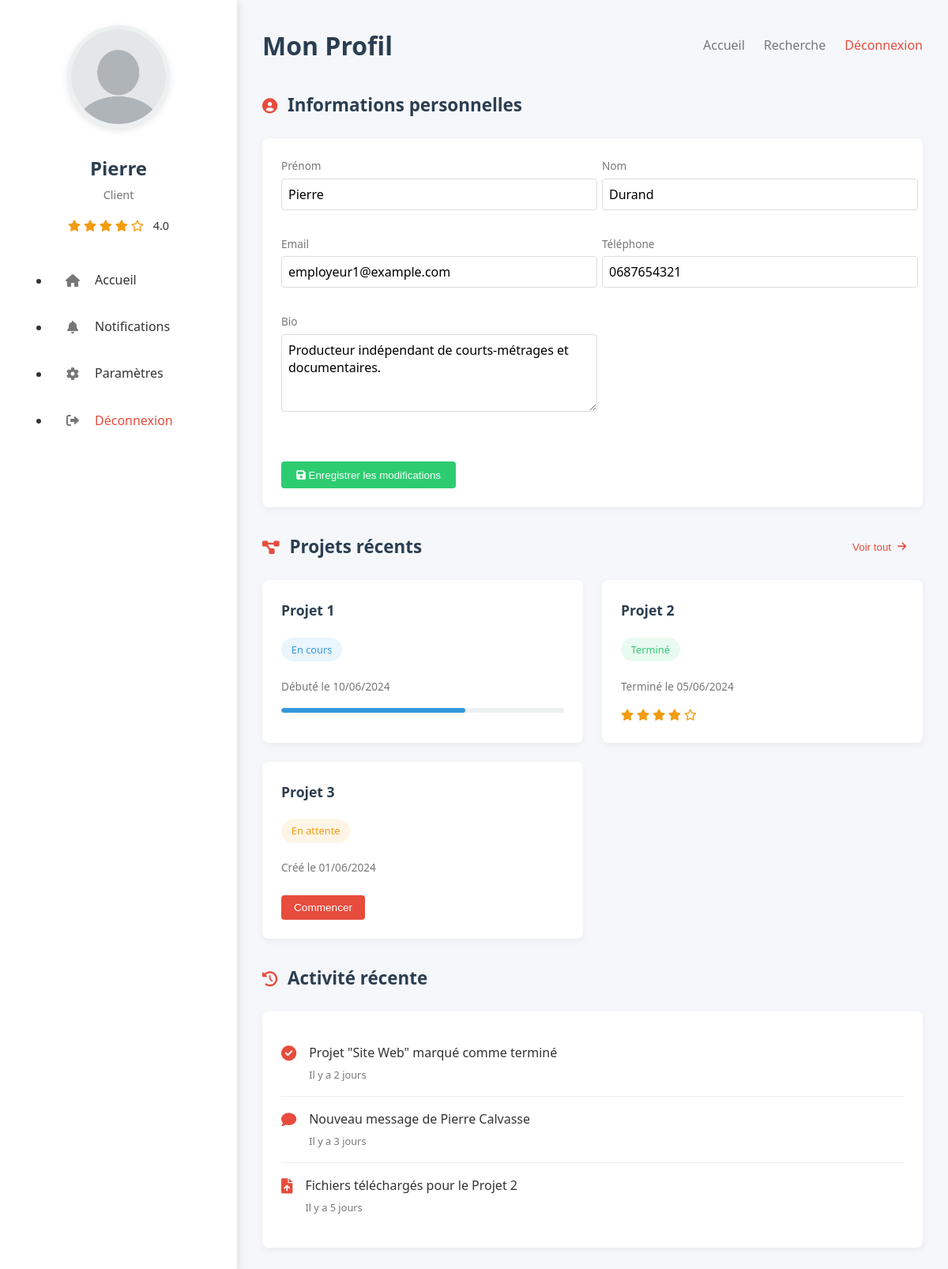
The app's page /php/espclient.php (signed in) with its own data.
### tables this page shows
CREATE TABLE `users` (
  `user_id` int(11) NOT NULL,
  `email` varchar(100) NOT NULL,
  `password` varchar(255) NOT NULL,
  `first_name` varchar(50) NOT NULL,
  `last_name` varchar(50) NOT NULL,
  `phone` varchar(20) DEFAULT NULL,
  `profile_picture` varchar(255) DEFAULT NULL,
  `bio` text,
  `user_type` enum('client','graphiste','manager','développeur','beatmaker','monteur','employeur','admin') NOT NULL,
  `created_at` timestamp NOT NULL DEFAULT CURRENT_TIMESTAMP,
  `updated_at` timestamp NOT NULL DEFAULT CURRENT_TIMESTAMP ON UPDATE CURRENT_TIMESTAMP
);

### php/theme.php (called while the page is built)
<?php
$allowed_themes = ['light', 'dark'];
$current_theme = isset($_COOKIE['theme']) && in_array($_COOKIE['theme'], $allowed_themes) ? $_COOKIE['theme'] : 'light';
?>

### php/espclient.php (the view, shortened to what this page needs)
<?php
include '../php/theme.php';
$servername ='localhost';
$username ='root';
$password ='root';
$dbname='ctmdata';
try {
    $conn = new PDO("mysql:host=$servername;dbname=$dbname;charset=utf8mb4", $username, $password);
    $conn->setAttribute(PDO::ATTR_ERRMODE, PDO::ERRMODE_EXCEPTION);
    if (isset($_SESSION['user_id'])) {
        $requser = $conn->prepare('SELECT * FROM users WHERE user_id = ?');
        $requser->execute(array($_SESSION['user_id']));
        $user_info = $requser->fetch();
    } else {
        header("Location: login.php");
        exit();
    }
} catch (PDOException $e) {
    echo "Erreur de connexion : " . $e->getMessage();
    exit();
}
?>
<!DOCTYPE html>
<html lang="fr" class="<?php echo htmlspecialchars($current_theme); ?>">
<head>
    <link rel="stylesheet" href="https://cdnjs.cloudflare.com/ajax/libs/font-awesome/6.0.0-beta3/css/all.min.css">
</head>
<body>
    <div class="profile-container" <?php echo htmlspecialchars($current_theme); ?>>
        <div class="profile-sidebar">
            <div class="profile-card">
                <div class="profile-header">
                    <img src="../pictures/photo de profil neutre.png" alt="Photo de profil" class="profile-avatar">
                    <div class="profile-info">
                        <h2><?php echo htmlspecialchars($user_info['first_name']); ?></h2>
                        <p class="profile-role">Client</p>
                        <div class="profile-rating">
                            <i class="fas fa-star"></i>
                            <i class="fas fa-star"></i>
                            <i class="fas fa-star"></i>
                            <i class="fas fa-star"></i>
                            <i class="far fa-star"></i>
                            <span>4.0</span>
                        </div>
                    </div>
                </div>
                <nav class="profile-menu">
                    <ul>
                        <li>
                            <a href="accueil.php" class="menu-item">
                                <i class="fas fa-home"></i>
                                <span>Accueil</span>
                            </a>
                        </li>
                        <li>
                            <a href="notifications.php" class="menu-item">
                                <i class="fas fa-bell"></i>
                                <span>Notifications</span>
                            </a>
                        </li>
                        <li>
                            <a href="../php/settings.php" class="menu-item">
                                <i class="fas fa-cog"></i>
                                <span>Paramètres</span>
                            </a>
                        </li>
                        <li>
                            <a href="logout.php" class="menu-item logout">
                                <i class="fas fa-sign-out-alt"></i>
                                <span>Déconnexion</span>
                            </a>
                        </li>
                    </ul>
                </nav>
            </div>
        </div>
        <div class="profile-content">
            <header class="content-header">
                <h1>Mon Profil</h1>
                <nav class="content-nav">
                    <ul>
                        <li><a href="accueil.php">Accueil</a></li>
                        <li><a href="recherche.php">Recherche</a></li>
                        <li><a href="logout.php" class="logout-link">Déconnexion</a></li>
                    </ul>
                </nav>
            </header>
            <div class="profile-sections">
                <section class="personal-info">
                    <div class="section-header">
                        <i class="fas fa-user-circle"></i>
                        <h2>Informations personnelles</h2>
                    </div>
                    <form method="POST" action="">
                        <div class="info-grid">
                            <div class="info-item">
                                <span class="info-label">Prénom</span>
                                <input type="text" name="first_name" class="form-control" value="<?php echo htmlspecialchars($user_info['first_name']); ?>" required>
                            </div>
                            <div class="info-item">
                                <span class="info-label">Nom</span>
                                <input type="text" name="last_name" class="form-control" value="<?php echo htmlspecialchars($user_info['last_name']); ?>" required>
                            </div>
                            <div class="info-item">
                                <span class="info-label">Email</span>
                                <input type="email" name="email" class="form-control" value="<?php echo htmlspecialchars($user_info['email']); ?>" required>
                            </div>
                            <div class="info-item">
                                <span class="info-label">Téléphone</span>
                                <input type="text" name="phone" class="form-control" value="<?php echo htmlspecialchars($user_info['phone']); ?>">
                            </div>
                            <div class="info-item">
                                <span class="info-label">Bio</span>
                                <textarea name="bio" class="form-control"><?php echo htmlspecialchars($user_info['bio'] ?? ''); ?></textarea>
                            </div>
                            <div class="form-buttons">
                                <button type="submit" name="update_profile" class="save-btn">
                                    <i class="fas fa-save"></i> Enregistrer les modifications
                                </button>
                            </div>
                        </div>
                    </form>
                </section>
                <section class="recent-projects">
                    <div class="section-header">
                        <i class="fas fa-project-diagram"></i>
                        <h2>Projets récents</h2>
                        <button class="view-all-btn">
                            Voir tout <i class="fas fa-arrow-right"></i>
                        </button>
                    </div>
                    <div class="projects-grid">
                        <div class="project-card">
                            <h3>Projet 1</h3>
                            <p class="project-status in-progress">En cours</p>
                            <p class="project-date">Débuté le 10/06/2024</p>
                            <div class="project-progress">
                                <div class="progress-bar" style="width: 65%"></div>
                            </div>
                        </div>
                        <div class="project-card">
                            <h3>Projet 2</h3>
                            <p class="project-status completed">Terminé</p>
                            <p class="project-date">Terminé le 05/06/2024</p>
                            <div class="project-rating">
                                <i class="fas fa-star"></i>
                                <i class="fas fa-star"></i>
                                <i class="fas fa-star"></i>
                                <i class="fas fa-star"></i>
                                <i class="far fa-star"></i>
                            </div>
                        </div>
                        <div class="project-card">
                            <h3>Projet 3</h3>
                            <p class="project-status pending">En attente</p>
                            <p class="project-date">Créé le 01/06/2024</p>
                            <button class="start-project-btn">
                                Commencer
                            </button>
                        </div>
                    </div>
                </section>
                <section class="activity-feed">
                    <div class="section-header">
                        <i class="fas fa-history"></i>
                        <h2>Activité récente</h2>
                    </div>
                    <div class="activity-list">
                        <div class="activity-item">
                            <i class="fas fa-check-circle"></i>
                            <div class="activity-content">
                                <p>Projet "Site Web" marqué comme terminé</p>
                                <span class="activity-time">Il y a 2 jours</span>
                            </div>
                        </div>
                        <div class="activity-item">
                            <i class="fas fa-comment"></i>
                            <div class="activity-content">
                                <p>Nouveau message de Pierre Calvasse</p>
                                <span class="activity-time">Il y a 3 jours</span>
                            </div>
                        </div>
                        <div class="activity-item">
                            <i class="fas fa-file-upload"></i>
                            <div class="activity-content">
                                <p>Fichiers téléchargés pour le Projet 2</p>
                                <span class="activity-time">Il y a 5 jours</span>
                            </div>
                        </div>
                    </div>
                </section>
            </div>
        </div>
    </div>
</body>
</html>

### records on screen
users: first_name "Pierre", last_name "Durand", email "employeur1@example.com", phone "0687654321", bio "Producteur indépendant de courts-métrages et documentaires."
